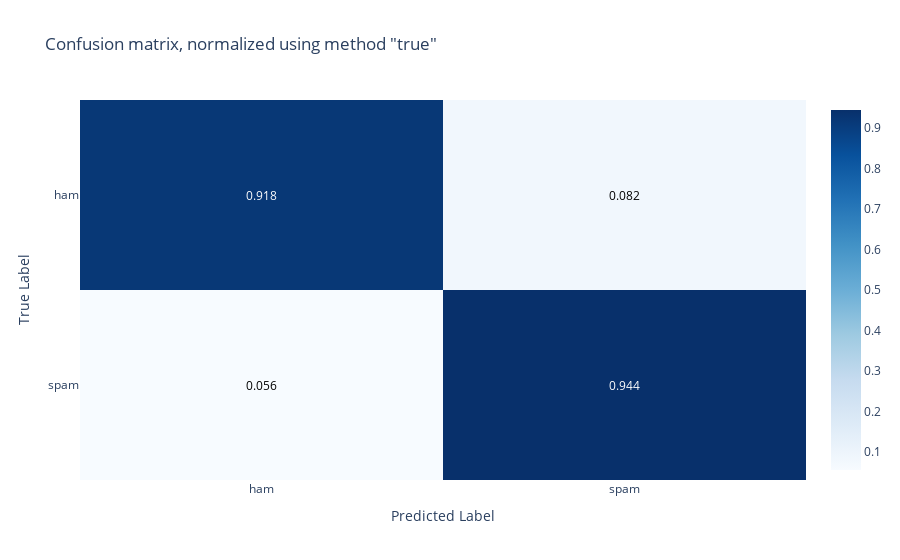

Notebook code cell kept with this figure:
### Code cell
y_pred = best_pipeline.predict(X_holdout)
graph_confusion_matrix(y_holdout, y_pred)

### Figure 1 — Plotly figure (JSON) as saved in the notebook; plotly's stock layout.template omitted (floating-point values rounded to 4 significant figures)
{"data": [{"colorscale": [[0, "rgb(247,251,255)"], [0.125, "rgb(222,235,247)"], [0.25, "rgb(198,219,239)"], [0.375, "rgb(158,202,225)"], [0.5, "rgb(107,174,214)"], [0.625, "rgb(66,146,198)"], [0.75, "rgb(33,113,181)"], [0.875, "rgb(8,81,156)"], [1, "rgb(8,48,107)"]], "customdata": [[56, 5], [5, 84]], "hovertemplate": "<b>True</b>: %{y}<br><b>Predicted</b>: %{x}<br><b>Normalized Count</b>: %{z}<br><b>Raw Count</b>: %{customdata} <br><extra></extra>", "reversescale": false, "showscale": true, "type": "heatmap", "x": ["ham", "spam"], "y": ["ham", "spam"], "z": [[0.918, 0.08197], [0.05618, 0.9438]]}], "layout": {"annotations": [{"font": {"color": "#FFFFFF"}, "showarrow": false, "text": "0.918", "x": "ham", "xref": "x", "y": "ham", "yref": "y"}, {"font": {"color": "#000000"}, "showarrow": false, "text": "0.082", "x": "spam", "xref": "x", "y": "ham", "yref": "y"}, {"font": {"color": "#000000"}, "showarrow": false, "text": "0.056", "x": "ham", "xref": "x", "y": "spam", "yref": "y"}, {"font": {"color": "#FFFFFF"}, "showarrow": false, "text": "0.944", "x": "spam", "xref": "x", "y": "spam", "yref": "y"}], "title": {"text": "Confusion matrix, normalized using method \"true\""}, "xaxis": {"dtick": 1, "gridcolor": "rgb(0, 0, 0)", "side": "bottom", "ticks": "", "tickvals": ["ham", "spam"], "title": {"text": "Predicted Label"}, "type": "category"}, "yaxis": {"autorange": "reversed", "dtick": 1, "ticks": "", "ticksuffix": "  ", "tickvals": ["ham", "spam"], "title": {"text": "True Label"}, "type": "category"}}}
